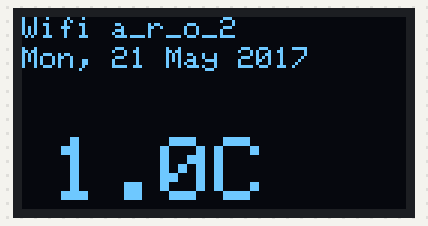
The sketch below on a simulated ESP8266 (NodeMCU). On the bench: 128×64 one-colour display. What the sketch prints to the serial monitor is not drawn.

Above: at 0.1 s.
At 4.2 s:
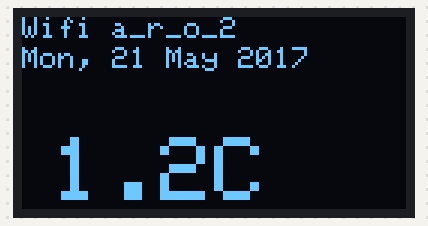
At 8.2 s:
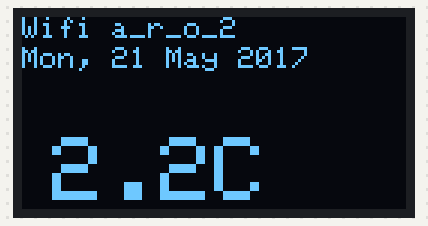
At 18.3 s:
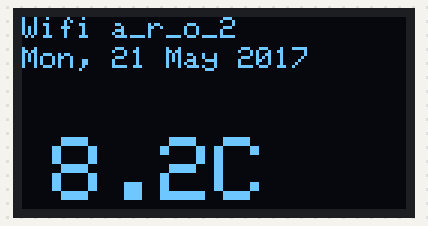
At 26.4 s:
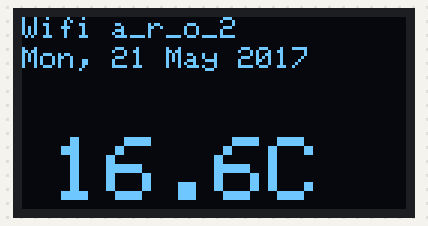
At 36.6 s:
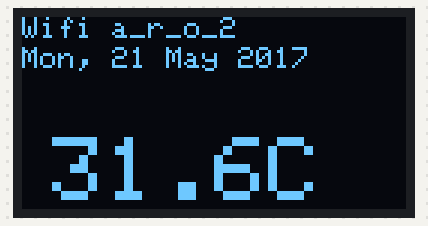

The sketch:

OLED_display.ino
```cpp
#include "OLEDDisplay.h"

/*
REMEMBER that I HARDCODED i2c pins in the Adafruit.cpp file!!, TODO: expose it up!
*/

OLEDDisplay oledDisplay;

void setup()
{
  Serial.begin(115000);
}

void loop()
{
   float temp = 1.0;
  for (int i=0; i < 1000; i++)
  {
    oledDisplay.updateTemperatureDisplay(temp);
    Serial.println(temp, 1);
    delay(2000);
    temp += 0.2*i;
  }
}
```

OLEDDisplay.h
```cpp
#ifndef OLEDDisplay_h
#define OLEDDisplay_h

#include "Adafruit_SSD1306.h"

class OLEDDisplay
{
  public:
    OLEDDisplay()
    {
      display.begin();
      display.clearDisplay();
    }
    int updateTemperatureDisplay(float temp)
    {
      display.clearDisplay();

      display.setTextSize(1);
      display.setTextColor(WHITE);
      display.setCursor(0,0);
      display.print("Wifi "); display.print(wifiSSID);

      display.setCursor(0,10);
      display.setTextSize(1);
      display.setTextColor(WHITE);
      display.print("Mon, 21 May 2017");

      display.setCursor(10,40);
      display.setTextSize(3);
      display.setTextColor(WHITE);
      display.print(temp, 1);
      display.print("C");

      display.display();
      return -1;
    }

  private:
    Adafruit_SSD1306 display;
    char* wifiSSID = "a_r_o_2";
};

#endif
```

Measured:
- what the display in image 1 shows lasts 2.0 s, from 4.1 s to 6.1 s
